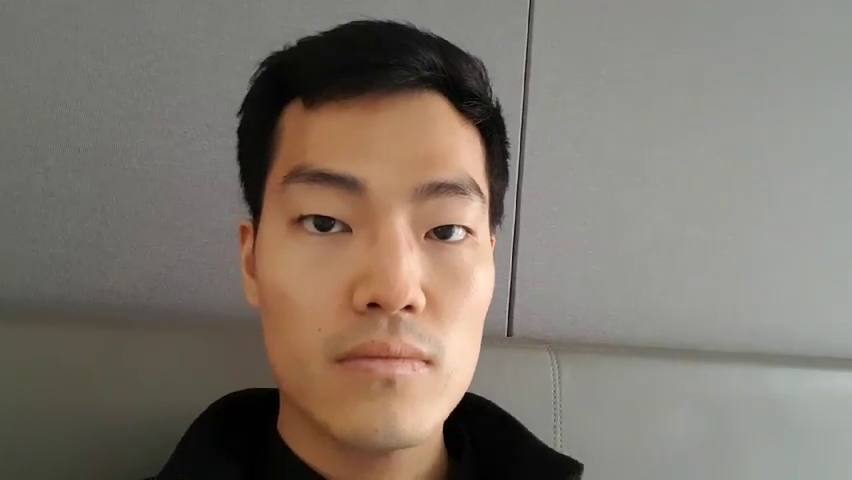
#> input picture frame 37 of dataset/gaze_estimation_testset/no_glasses/[실험 전 영상] 1번.mp4, 852 x 480 px, given in place of repo_face_detection_result.avi, which was not available
$ python result_concat.py
#> lines starting #> are read from the running program, lines starting #| are printed output that depends on the picture
import cv2
import numpy as np

cap1 = cv2.VideoCapture('C:/Users/user/Desktop/repo_face_detection_result.avi')
cap2 = cv2.VideoCapture('C:/Users/user/Desktop/mediapipe_result.avi')
fourcc = cv2.VideoWriter_fourcc(*'DIVX')
out = cv2.VideoWriter('concat.avi', fourcc, 25.0, (1280,480))
while cap1.isOpened():
	ret1, frame1 = cap1.read()
#> frame1 is the input picture: shape (480, 852, 3); mean B, G, R 108.9, 118.6, 127.9
	ret2, frame2 = cap2.read()
	if ret1 is False or ret2 is False:
		break
	concat_frame = np.concatenate([frame1, frame2], axis=1)
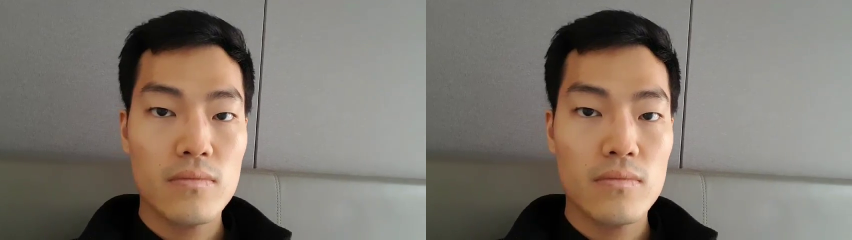
#> concat_frame: shape (480, 1704, 3) (shown at 1/2 size); mean B, G, R 108.9, 118.6, 127.9
	out.write(concat_frame)
cap1.release()
cap2.release()
out.release()

$ run again, starting later in the video
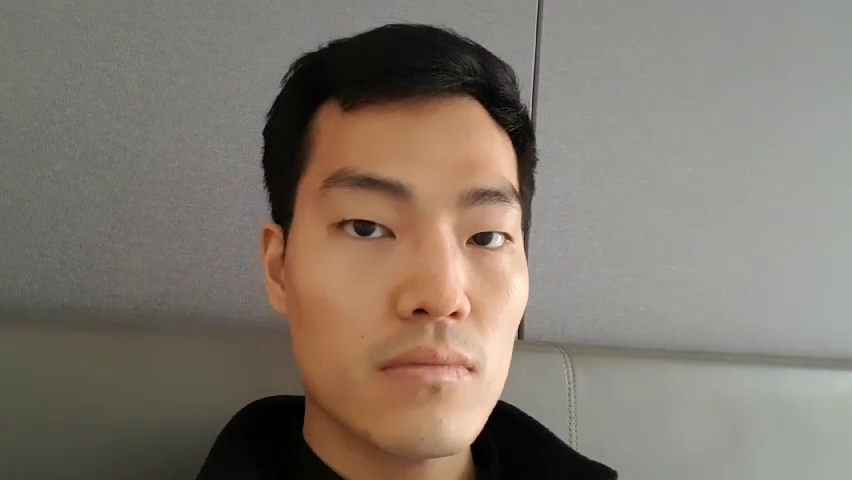
#> input picture frame 169 of dataset/gaze_estimation_testset/no_glasses/[실험 전 영상] 1번.mp4, 852 x 480 px, given in place of repo_face_detection_result.avi, which was not available
#> frame1 is the input picture: shape (480, 852, 3); mean B, G, R 109.2, 119.6, 129.4
#> `concat_frame = np.concatenate([frame1, frame2], axis=1)`:
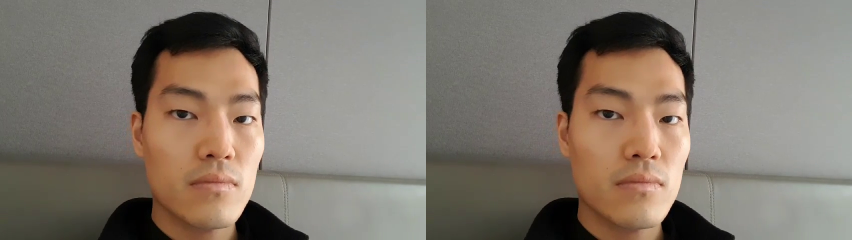
#> concat_frame: shape (480, 1704, 3) (shown at 1/2 size); mean B, G, R 109.2, 119.6, 129.4

$ run again, starting later in the video
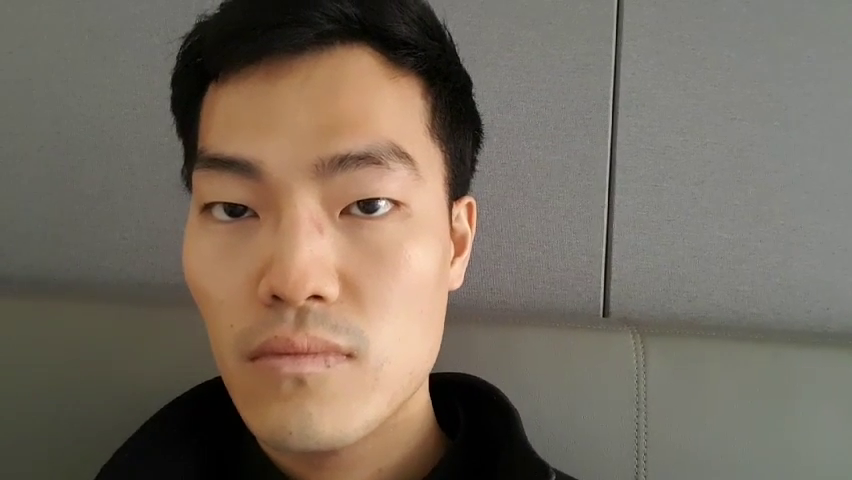
#> input picture frame 300 of dataset/gaze_estimation_testset/no_glasses/[실험 전 영상] 1번.mp4, 852 x 480 px, given in place of repo_face_detection_result.avi, which was not available
#> frame1 is the input picture: shape (480, 852, 3); mean B, G, R 94.9, 107.7, 118.7
#> `concat_frame = np.concatenate([frame1, frame2], axis=1)`:
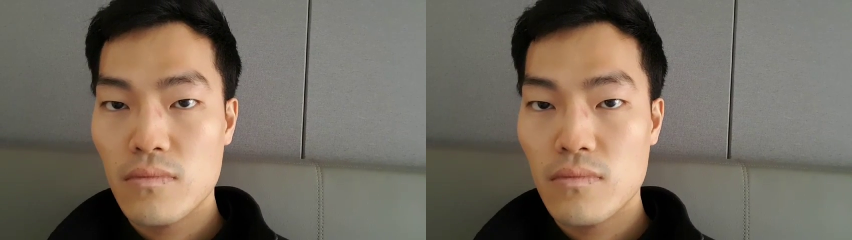
#> concat_frame: shape (480, 1704, 3) (shown at 1/2 size); mean B, G, R 94.9, 107.7, 118.7
